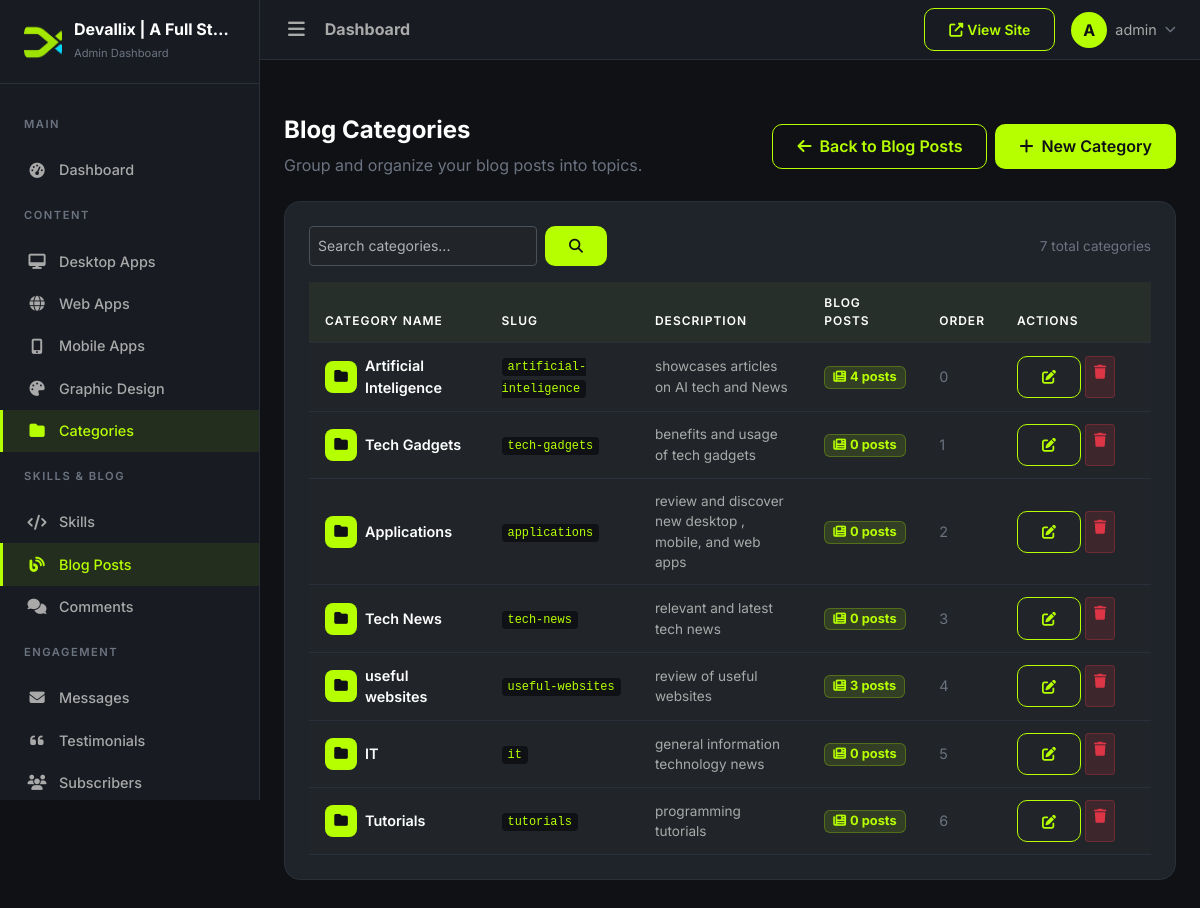
/dashboard/blog/categories/ (signed in), run on the app's committed database.
### apps/core/models.py (models this page shows, shortened)
class SiteSettings(models.Model):
    site_name = models.CharField(max_length=200, default='DevPortfolio')
    site_tagline = models.CharField(max_length=300, blank=True)
    logo = models.ImageField(upload_to='uploads/site/', blank=True, null=True)
    favicon = models.ImageField(upload_to='uploads/site/', blank=True, null=True)
    hero_title = models.CharField(max_length=300, blank=True)
    hero_subtitle = models.TextField(blank=True)
    hero_cta_text = models.CharField(max_length=100, default='View Portfolio')
    hero_cta_url = models.CharField(max_length=300, default='/portfolio/')
    about_image = models.ImageField(upload_to='uploads/site/', blank=True, null=True)
    footer_text = models.TextField(blank=True)
    meta_title = models.CharField(max_length=200, blank=True)
    meta_description = models.TextField(blank=True)
    meta_keywords = models.TextField(blank=True)
    og_image = models.ImageField(upload_to='uploads/site/', blank=True, null=True)
    google_analytics_code = models.TextField(blank=True)
    email = models.EmailField(blank=True)
    phone = models.CharField(max_length=20, blank=True)
    address = models.TextField(blank=True)
    github_url = models.URLField(blank=True)
    linkedin_url = models.URLField(blank=True)
    twitter_url = models.URLField(blank=True)
    youtube_url = models.URLField(blank=True)
    facebook_url = models.URLField(blank=True)
    instagram_url = models.URLField(blank=True)
    updated_at = models.DateTimeField(auto_now=True)
    class Meta:
        verbose_name = 'Site Settings'
        verbose_name_plural = 'Site Settings'
    @classmethod
    def load(cls):
        obj, created = cls.objects.get_or_create(pk=1)
        return obj

### apps/accounts/models.py (models this page shows, shortened)
class User(AbstractUser):
    email = models.EmailField(unique=True)
    bio = models.TextField(blank=True)
    avatar = models.ImageField(upload_to='avatars/', blank=True, null=True)
    job_title = models.CharField(max_length=200, blank=True)
    phone = models.CharField(max_length=20, blank=True)
    location = models.CharField(max_length=200, blank=True)
    website = models.URLField(blank=True)
    github = models.URLField(blank=True)
    linkedin = models.URLField(blank=True)
    twitter = models.URLField(blank=True)
    class Meta:
        verbose_name = 'User'
        verbose_name_plural = 'Users'

### apps/blog/models.py (models this page shows, shortened)
class BlogCategory(models.Model):
    name = models.CharField(max_length=100)
    slug = models.SlugField(max_length=100, unique=True)
    description = models.TextField(blank=True)
    display_order = models.PositiveIntegerField(default=0)
    class Meta:
        ordering = ['display_order']
        verbose_name = 'Blog Category'
        verbose_name_plural = 'Blog Categories'

### apps/dashboard/views.py (the view)
# urls.py: path('blog/categories/', views.BlogCategoryListView.as_view(), name='blog_category_list'),
class BlogCategoryListView(DashboardLoginRequiredMixin, ListView):
    model = BlogCategory
    template_name = 'dashboard/blog_category_list.html'
    context_object_name = 'categories'
    paginate_by = 20
    def get_queryset(self):
        qs = BlogCategory.objects.annotate(posts_count=Count('posts')).order_by('display_order', 'name')
        search = self.request.GET.get('search') or self.request.GET.get('q')
        if search:
            qs = qs.filter(name__icontains=search)
        return qs
    def get_context_data(self, **kwargs):
        context = super().get_context_data(**kwargs)
        context['search_query'] = self.request.GET.get('search') or self.request.GET.get('q') or ''
        return context

### templates/dashboard/blog_category_list.html (shortened to what this page needs)
{% extends 'dashboard/base_dashboard.html' %}
{% block content %}
<div class="page-section">
    <div class="d-flex justify-content-between align-items-center mb-4 flex-wrap gap-2">
        <div>
            <h4 class="page-title">Blog Categories</h4>
            <p style="color:var(--text-dim);margin:0;">Group and organize your blog posts into topics.</p>
        </div>
        <div class="d-flex gap-2">
            <a href="{% url 'dashboard:blog_list' %}" class="btn btn-outline-accent">
                <i class="fas fa-arrow-left me-1"></i> Back to Blog Posts
            </a>
            <button type="button" class="btn btn-accent" data-bs-toggle="modal" data-bs-target="#createCategoryModal">
                <i class="fas fa-plus me-1"></i> New Category
            </button>
        </div>
    </div>
    <div class="dashboard-card">
        <div class="d-flex justify-content-between align-items-center mb-3 flex-wrap gap-2">
            <form method="get" class="d-flex gap-2" style="max-width:400px;">
                <input type="text" name="search" class="form-control form-control-sm" placeholder="Search categories..." value="{{ search_query|default:'' }}">
                <button type="submit" class="btn btn-accent btn-sm"><i class="fas fa-search"></i></button>
            </form>
            <span style="color:var(--text-dim);font-size:0.85rem;">{{ categories.paginator.count|default:categories|length }} total categories</span>
        </div>
        <div class="table-responsive">
            <table class="table table-dashboard mb-0">
                <thead>
                    <tr>
                        <th>Category Name</th>
                        <th>Slug</th>
                        <th>Description</th>
                        <th>Blog Posts</th>
                        <th>Order</th>
                        <th style="width:150px;">Actions</th>
                    </tr>
                </thead>
                <tbody>
                    {% for category in categories %}
                    <tr>
                        <td>
                            <div class="d-flex align-items-center gap-2">
                                <div style="width:32px;height:32px;border-radius:8px;background:var(--accent);display:flex;align-items:center;justify-content:center;flex-shrink:0;">
                                    <i class="fas fa-folder" style="color:var(--bg-primary);font-size:0.85rem;"></i>
                                </div>
                                <span style="font-weight:600;color:var(--text-white);">{{ category.name }}</span>
                            </div>
                        </td>
                        <td style="color:var(--text-dim);font-size:0.85rem;">
                            <code style="background:var(--bg-primary);padding:2px 6px;border-radius:4px;color:var(--accent);">{{ category.slug }}</code>
                        </td>
                        <td style="color:var(--text-muted);font-size:0.85rem;max-width:260px;">
                            {{ category.description|default:"—"|truncatewords:12 }}
                        </td>
                        <td>
                            <a href="{% url 'dashboard:blog_list' %}?category={{ category.slug }}" class="badge" style="background:rgba(182,255,0,0.12);color:var(--accent);text-decoration:none;border:1px solid rgba(182,255,0,0.25);font-size:0.8rem;padding:4px 8px;border-radius:6px;" title="View posts in this category">
                                <i class="fas fa-newspaper me-1"></i>{{ category.posts_count|default:0 }} post{{ category.posts_count|pluralize }}
                            </a>
                        </td>
                        <td style="color:var(--text-dim);">{{ category.display_order }}</td>
                        <td>
                            <div class="d-flex gap-1">
                                <a href="{% url 'dashboard:blog_category_edit' pk=category.pk %}" class="btn btn-outline-accent btn-sm" title="Edit">
                                    <i class="fas fa-edit"></i>
                                </a>
                                <a href="{% url 'dashboard:blog_category_delete' pk=category.pk %}" class="btn btn-sm" style="background:rgba(220,53,69,0.15);color:#dc3545;border:1px solid rgba(220,53,69,0.3);" title="Delete">
                                    <i class="fas fa-trash"></i>
                                </a>
                            </div>
                        </td>
                    </tr>
                    {% endfor %}
                </tbody>
            </table>
        </div>
    </div>
</div>
{% endblock %}

### templates/dashboard/includes/sidebar.html (shortened to what this page needs)
<nav class="sidebar" id="sidebar">
    <div class="sidebar-brand">
        {% if site_settings.logo %}
        <img src="{{ site_settings.logo.url }}" alt="{{ site_settings.site_name }}" style="width:38px;height:38px;border-radius:10px;object-fit:cover;">
        {% else %}
        <div class="brand-icon"><span>D</span></div>
        {% endif %}
        <div>
            <h5>{{ site_settings.site_name|default:'DevPortfolio' }}</h5>
            <small>Admin Dashboard</small>
        </div>
    </div>
    <div class="sidebar-nav">
        <div class="nav-section">
            <div class="nav-section-title">Main</div>
        </div>
        <a href="{% url 'dashboard:dashboard_home' %}" class="nav-link {% if request.resolver_match.url_name == 'dashboard_home' %}active{% endif %}">
            <i class="fas fa-tachometer-alt"></i> Dashboard
        </a>
        <div class="nav-section">
            <div class="nav-section-title">Content</div>
        </div>
        <a href="{% url 'dashboard:app_list' %}" class="nav-link {% if '/dashboard/desktop-apps/' in request.path %}active{% endif %}">
            <i class="fas fa-desktop"></i> Desktop Apps
        </a>
        <a href="{% url 'dashboard:project_list' %}" class="nav-link {% if '/dashboard/web-apps/' in request.path %}active{% endif %}">
            <i class="fas fa-globe"></i> Web Apps
        </a>
        <a href="{% url 'dashboard:mobile_app_list' %}" class="nav-link {% if '/dashboard/mobile-apps/' in request.path %}active{% endif %}">
            <i class="fas fa-mobile-alt"></i> Mobile Apps
        </a>
        <a href="{% url 'dashboard:design_list' %}" class="nav-link {% if '/dashboard/graphic-design/' in request.path %}active{% endif %}">
            <i class="fas fa-palette"></i> Graphic Design
        </a>
        <a href="{% url 'dashboard:category_list' %}" class="nav-link {% if 'category' in request.resolver_match.url_name %}active{% endif %}">
            <i class="fas fa-folder"></i> Categories
        </a>
        <div class="nav-section">
            <div class="nav-section-title">Skills & Blog</div>
        </div>
        <a href="{% url 'dashboard:skill_list' %}" class="nav-link {% if 'skill' in request.resolver_match.url_name %}active{% endif %}">
            <i class="fas fa-code"></i> Skills
        </a>
        <a href="{% url 'dashboard:blog_list' %}" class="nav-link {% if 'blog' in request.resolver_match.url_name and 'comment' not in request.resolver_match.url_name %}active{% endif %}">
            <i class="fas fa-blog"></i> Blog Posts
        </a>
        <a href="{% url 'dashboard:comment_list' %}" class="nav-link {% if 'comment' in request.resolver_match.url_name %}active{% endif %}">
            <i class="fas fa-comments"></i> Comments
        </a>
        <div class="nav-section">
            <div class="nav-section-title">Engagement</div>
        </div>
        <a href="{% url 'dashboard:message_list' %}" class="nav-link {% if 'message' in request.resolver_match.url_name %}active{% endif %}">
            <i class="fas fa-envelope"></i> Messages
        </a>
        <a href="{% url 'dashboard:testimonial_list' %}" class="nav-link {% if 'testimonial' in request.resolver_match.url_name %}active{% endif %}">
            <i class="fas fa-quote-left"></i> Testimonials
        </a>
        <a href="{% url 'dashboard:subscriber_list' %}" class="nav-link {% if 'subscriber' in request.resolver_match.url_name %}active{% endif %}">
            <i class="fas fa-users"></i> Subscribers
        </a>
    </div>
</nav>

### templates/dashboard/includes/topbar.html (shortened to what this page needs)
<header class="topbar">
    <div class="d-flex align-items-center gap-3">
        <button class="sidebar-toggler">
            <i class="fas fa-bars"></i>
        </button>
        <h6 class="mb-0 fw-bold" style="color:var(--text-muted);">{% block topbar_title %}Dashboard{% endblock %}</h6>
    </div>
    <div class="d-flex align-items-center gap-2 gap-sm-3">
        <a href="{% url 'core:home' %}" class="btn btn-sm btn-outline-accent flex-shrink-0" target="_blank" rel="noopener" aria-label="View Site">
            <i class="fas fa-external-link-alt"></i><span class="d-none d-sm-inline ms-1">View Site</span>
        </a>
        <div class="dropdown flex-shrink-0">
            <a class="d-flex align-items-center gap-2 text-decoration-none" href="#" data-bs-toggle="dropdown" aria-label="Account menu">
                <div style="width:36px;height:36px;border-radius:50%;background:var(--accent);display:flex;align-items:center;justify-content:center;flex-shrink:0;">
                    <span style="color:var(--bg-primary);font-weight:700;">{{ request.user.first_name.0|default:request.user.username.0|upper }}</span>
                </div>
                <span class="d-none d-md-inline" style="color:var(--text-muted);font-size:0.9rem;">{{ request.user.get_short_name|default:request.user.username }}</span>
                <i class="fas fa-chevron-down d-none d-md-inline" style="font-size:0.7rem;color:var(--text-dim);"></i>
            </a>
        </div>
    </div>
</header>

### data on the page
SiteSettings: logo (picture), site_name "Devallix | A Full St…"
User: user.first_name.0 "A", user.get_short_name "admin"
BlogCategory: name "Artificial Inteligence", slug "artificial-inteligence", description "showcases articles on AI tech and News", posts_count "4", display_order "0"
BlogCategory: name "Tech Gadgets", slug "tech-gadgets", description "benefits and usage of tech gadgets", posts_count "0", display_order "1"
BlogCategory: name "Applications", slug "applications", description "review and discover new desktop , mobile, and web apps", posts_count "0", display_order "2"
BlogCategory: name "Tech News", slug "tech-news", description "relevant and latest tech news", posts_count "0", display_order "3"
BlogCategory: name "useful websites", slug "useful-websites", description "review of useful websites", posts_count "3", display_order "4"
BlogCategory: name "IT", slug "it", description "general information technology news", posts_count "0", display_order "5"
BlogCategory: name "Tutorials", slug "tutorials", description "programming tutorials", posts_count "0", display_order "6"

### other printed values
{{ categories.paginator.count|default:categories|length }} "7"
